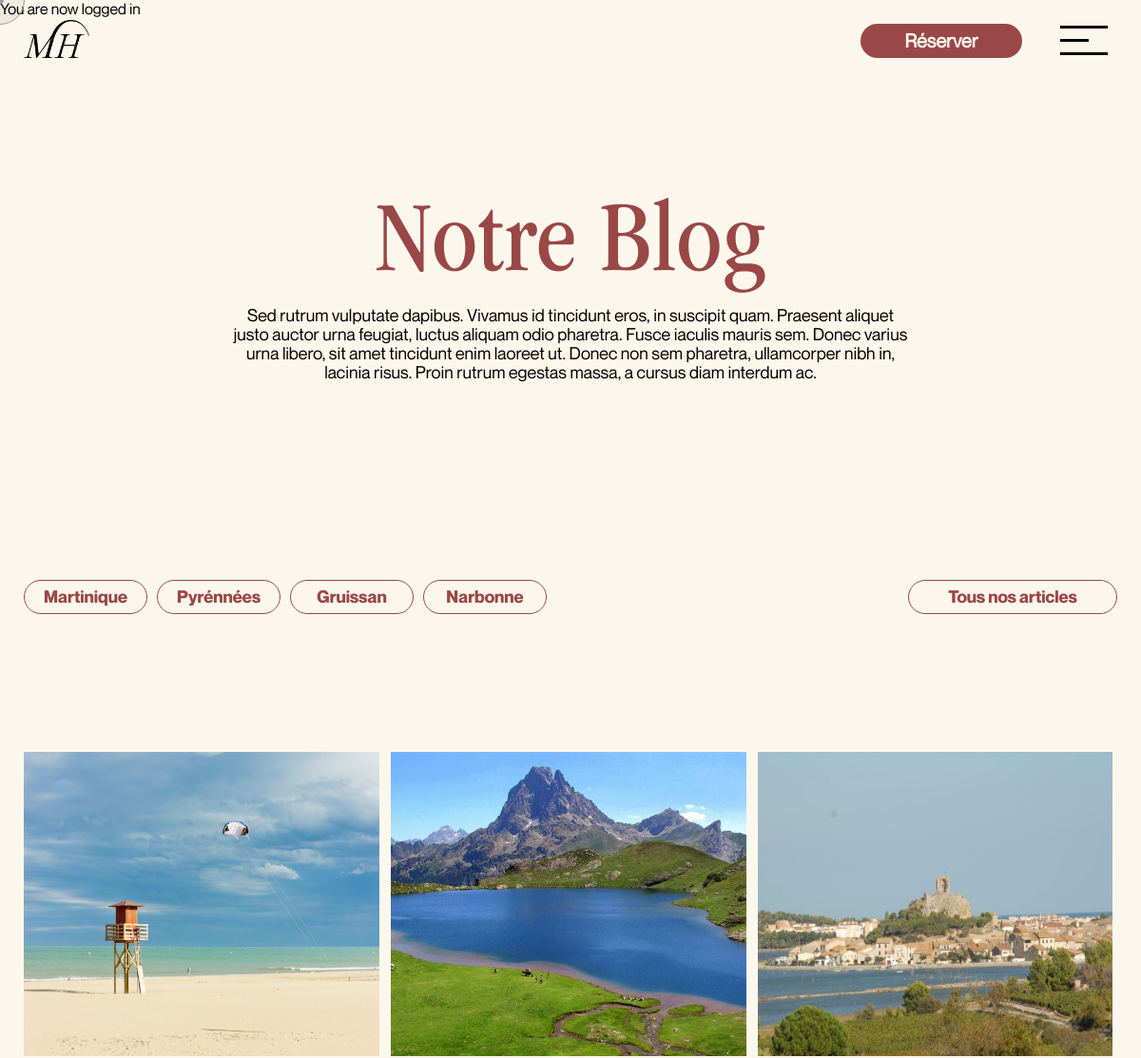
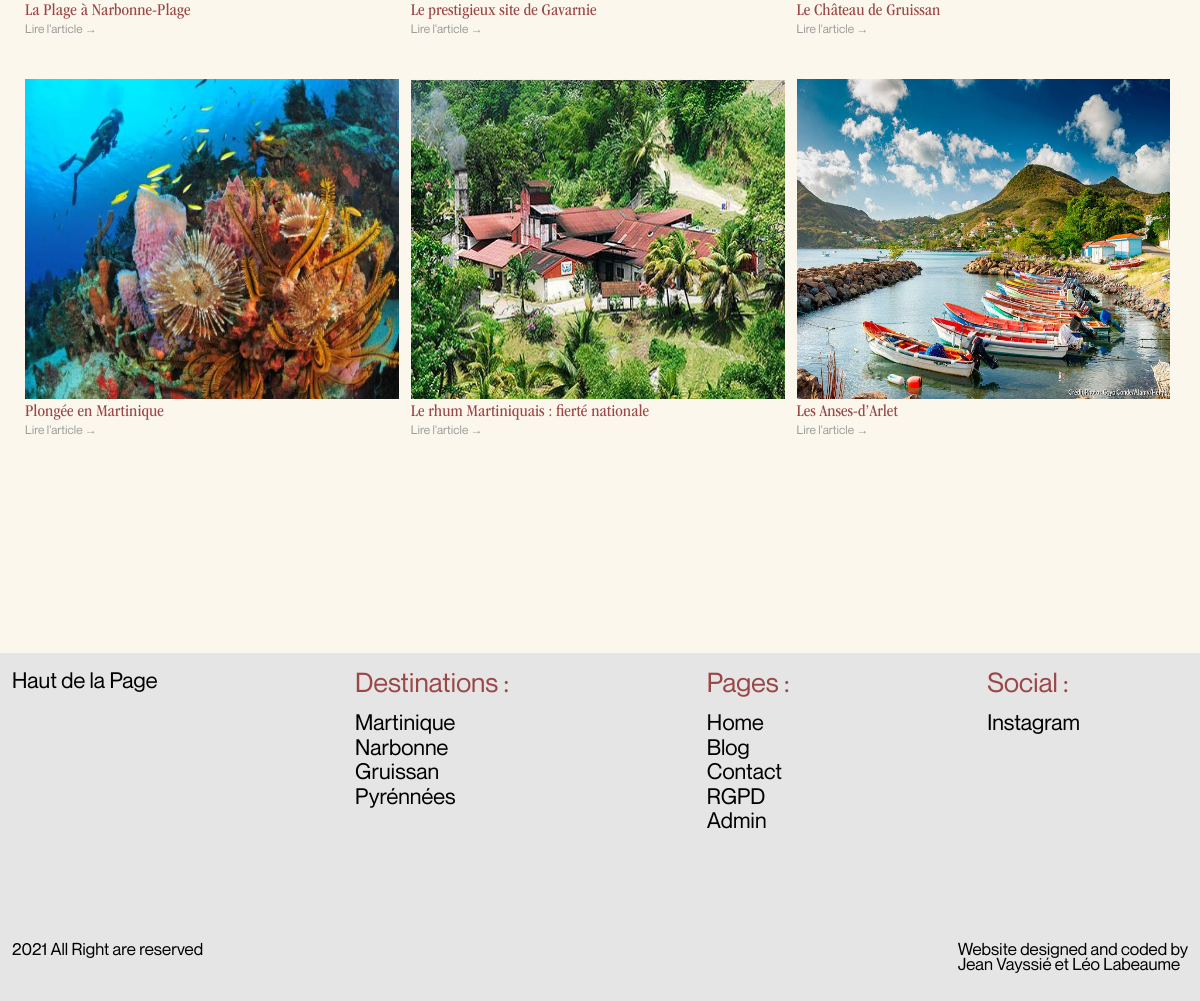
The app's page /blog.php (signed in) with its own data (2 pictures, top to bottom).
### tables this page shows
CREATE TABLE `tourism` (
  `id` int(11) NOT NULL,
  `title` varchar(255) NOT NULL,
  `citation` varchar(255) NOT NULL,
  `photo` text NOT NULL,
  `photo_2` text NOT NULL,
  `location` varchar(255) NOT NULL,
  `details` text NOT NULL,
  `date` date NOT NULL,
  `id_rooms` int(11) NOT NULL
);

### blog.php (the view, shortened to what this page needs)
<?php
require_once 'core/core.php';
include 'includes/header.php';
$select = $db->query("SELECT * FROM tourism ORDER BY id desc");
?>
<link rel="stylesheet" href="https://unpkg.com/aos@next/dist/aos.css" />
<main>
    <div class="qhero_page_produits">
        <div class="qhero_entree_page_produits">
            <div class="div_h1_titre">
                <h1 class="h1_titre" data-aos="fade-up" data-aos-anchor-placement="top-bottom" data-aos-duration="1000">
                    Notre Blog
                </h1>
            </div>
            <div class="div_h3_text_presentation_produits" data-aos="fade-up" data-aos-anchor-placement="top-bottom" data-aos-duration="1000" data-aos-delay="250">
                <h3 class="h3_titre">
                    Sed rutrum vulputate dapibus. Vivamus id tincidunt eros, in suscipit quam. Praesent aliquet justo auctor urna feugiat, luctus aliquam odio pharetra. Fusce iaculis mauris sem. Donec varius urna libero, sit amet tincidunt enim laoreet ut. Donec non sem pharetra, ullamcorper nibh in, lacinia risus. Proin rutrum egestas massa, a cursus diam interdum ac.
                </h3>
            </div>
        </div>
    </div>
    <form action="blog.php" method="post" class="section_boutons_filtre">
        <div class="boutons_maisons">
            <input type="submit" value="Martinique" name="martinique" class="bouton_selection_maison" data-aos="fade-up" data-aos-anchor-placement="top-bottom" data-aos-duration="1000" data-aos-delay="100">
            <input type="submit" value="Pyrénnées" name="pyrennees" class="bouton_selection_maison" data-aos="fade-up" data-aos-anchor-placement="top-bottom" data-aos-duration="1000" data-aos-delay="200">
            <input type="submit" value="Gruissan" name="gruissan" class="bouton_selection_maison" data-aos="fade-up" data-aos-anchor-placement="top-bottom" data-aos-duration="1000" data-aos-delay="300">
            <input type="submit" value="Narbonne" name="narbonne" class="bouton_selection_maison" data-aos="fade-up" data-aos-anchor-placement="top-bottom" data-aos-duration="1000" data-aos-delay="400">
        </div>
        <div class="bouton_articles">
            <input type="submit" value="Tous nos articles" name="all" class="bouton_selection_maison bouton_agrandie" data-aos="fade-up" data-aos-anchor-placement="top-bottom" data-aos-duration="1000" data-aos-delay="500">
        </div>
    </form>
    <?php if (isset($_POST['all'])) : ?>
        <div class="espace_flexbox_produit_02">
            <?php while ($product = $select->fetch(PDO::FETCH_ASSOC)) : ?>
                <div class="espace_produit_02">
                    <a class="waitBeforeNavigate" href="blog-unit.php?blog=<?= $product['id'] ?>" data-aos="fade" data-aos-anchor-placement="top-bottom" data-aos-duration="1000" data-aos-delay="600">
                        <img src="<?= $product['photo']; ?>" alt="Thumbnail du produit">
                    </a>
                    <a class="waitBeforeNavigate" href="blog-unit.php?blog=<?= $product['id'] ?>" data-aos="fade" data-aos-anchor-placement="top-bottom" data-aos-duration="1000" data-aos-delay="700">
                        <h6><?= $product['title']; ?></h6>
                    </a>
                    <a class="waitBeforeNavigate" href="blog-unit.php?blog=<?= $product['id'] ?>" class="lien_achat" data-aos="fade" data-aos-anchor-placement="top-bottom" data-aos-duration="1000" data-aos-delay="900">Lire l'article →</a>
                </div>
            <?php endwhile; ?>
        </div>
    <?php else : ?>
        <div class="espace_flexbox_produit_02">
            <?php while ($product = $select->fetch(PDO::FETCH_ASSOC)) : ?>
                <div class="espace_produit_02">
                    <a class="waitBeforeNavigate" href="blog-unit.php?blog=<?= $product['id'] ?>" data-aos="fade" data-aos-anchor-placement="top-bottom" data-aos-duration="1000" data-aos-delay="600">
                        <img src="<?= $product['photo']; ?>" alt="Thumbnail du produit">
                    </a>
                    <a class="waitBeforeNavigate" href="blog-unit.php?blog=<?= $product['id'] ?>" data-aos="fade" data-aos-anchor-placement="top-bottom" data-aos-duration="1000" data-aos-delay="700">
                        <h6><?= $product['title']; ?></h6>
                    </a>
                    <a class="waitBeforeNavigate" href="blog-unit.php?blog=<?= $product['id'] ?>" class="lien_achat" data-aos="fade" data-aos-anchor-placement="top-bottom" data-aos-duration="1000" data-aos-delay="900">Lire l'article →</a>
                </div>
            <?php endwhile; ?>
        </div>
    <?php endif; ?>
</main>
<?php
include "includes/cursor.php";
include("./includes/footer.php");
?>

### records on screen
tourism: photo (picture), title "La Plage à Narbonne-Plage"
tourism: photo (picture), title "Le prestigieux site de Gavarnie"
tourism: photo (picture), title "Le Château de Gruissan"
tourism: photo (picture), title "Plongée en Martinique"
tourism: photo (picture), title "Le rhum Martiniquais : fierté nationale"
tourism: photo (picture), title "Les Anses-d’Arlet"

### other values on screen
$_SESSION['logged_in'] "You are now logged in"
